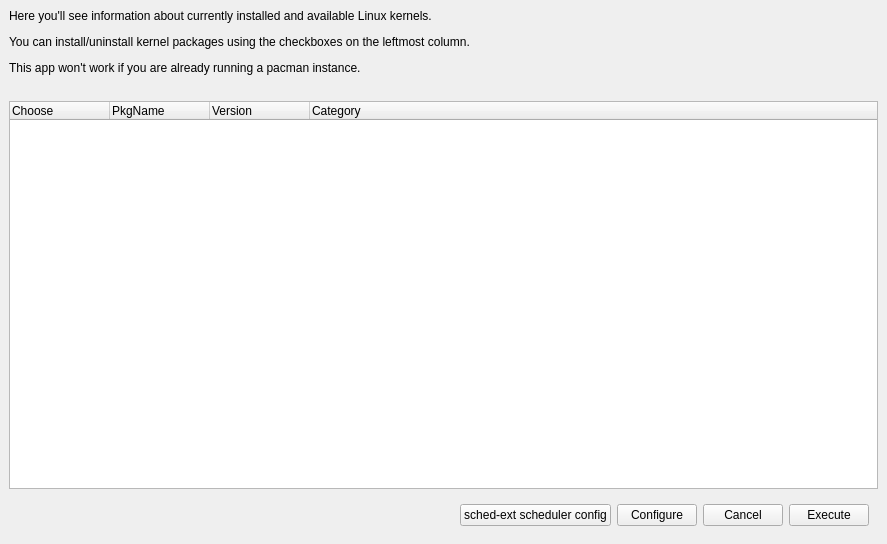
<?xml version="1.0" encoding="UTF-8"?>
<ui version="4.0">
 <class>MainWindow</class>
 <widget class="QMainWindow" name="MainWindow">
  <property name="windowModality">
   <enum>Qt::NonModal</enum>
  </property>
  <property name="geometry">
   <rect>
    <x>0</x>
    <y>0</y>
    <width>887</width>
    <height>544</height>
   </rect>
  </property>
  <property name="windowTitle">
   <string>CachyOS Kernel Manager</string>
  </property>
  <property name="windowIcon">
   <iconset theme="cachyos-kernel-manager">
    <normaloff>.</normaloff>.</iconset>
  </property>
  <widget class="QWidget" name="centralwidget">
   <layout class="QVBoxLayout" name="verticalLayout">
    <item>
     <widget class="QLabel" name="label">
      <property name="text">
       <string>&lt;html&gt;
&lt;body&gt;
&lt;p&gt;Here you'll see information about currently installed and available Linux kernels.&lt;/p&gt;
&lt;p&gt;You can install/uninstall kernel packages using the checkboxes on the leftmost column.&lt;/p&gt;
&lt;p&gt;This app won't work if you are already running a pacman instance.&lt;/p&gt;
&lt;/body&gt;
&lt;/html&gt;</string>
      </property>
     </widget>
    </item>
    <item>
     <spacer name="horizontalSpacer_3">
      <property name="orientation">
       <enum>Qt::Horizontal</enum>
      </property>
      <property name="sizeHint" stdset="0">
       <size>
        <width>40</width>
        <height>20</height>
       </size>
      </property>
     </spacer>
    </item>
    <item>
     <widget class="QTreeWidget" name="treeKernels">
      <property name="frameShadow">
       <enum>QFrame::Raised</enum>
      </property>
      <property name="tabKeyNavigation">
       <bool>true</bool>
      </property>
      <property name="selectionMode">
       <enum>QAbstractItemView::SingleSelection</enum>
      </property>
      <column>
       <property name="text">
        <string>Choose</string>
       </property>
      </column>
      <column>
       <property name="text">
        <string>PkgName</string>
       </property>
      </column>
      <column>
       <property name="text">
        <string>Version</string>
       </property>
      </column>
      <column>
       <property name="text">
        <string>Category</string>
       </property>
      </column>
     </widget>
    </item>
    <item>
     <widget class="QWidget" name="widget" native="true">
      <layout class="QHBoxLayout" name="horizontalLayout">
       <item>
        <spacer name="horizontalSpacer_2">
         <property name="orientation">
          <enum>Qt::Horizontal</enum>
         </property>
         <property name="sizeHint" stdset="0">
          <size>
           <width>40</width>
           <height>20</height>
          </size>
         </property>
        </spacer>
       </item>
       <item>
        <spacer name="horizontalSpacer">
         <property name="orientation">
          <enum>Qt::Horizontal</enum>
         </property>
         <property name="sizeHint" stdset="0">
          <size>
           <width>40</width>
           <height>20</height>
          </size>
         </property>
        </spacer>
       </item>
       <item>
        <widget class="QPushButton" name="schedext">
         <property name="text">
          <string>sched-ext scheduler config</string>
         </property>
        </widget>
       </item>
       <item>
        <widget class="QPushButton" name="configure">
         <property name="text">
          <string>Configure</string>
         </property>
        </widget>
       </item>
       <item>
        <widget class="QPushButton" name="cancel">
         <property name="text">
          <string>Cancel</string>
         </property>
        </widget>
       </item>
       <item>
        <widget class="QPushButton" name="ok">
         <property name="text">
          <string>Execute</string>
         </property>
        </widget>
       </item>
      </layout>
     </widget>
    </item>
   </layout>
  </widget>
 </widget>
 <resources/>
 <connections/>
</ui>
